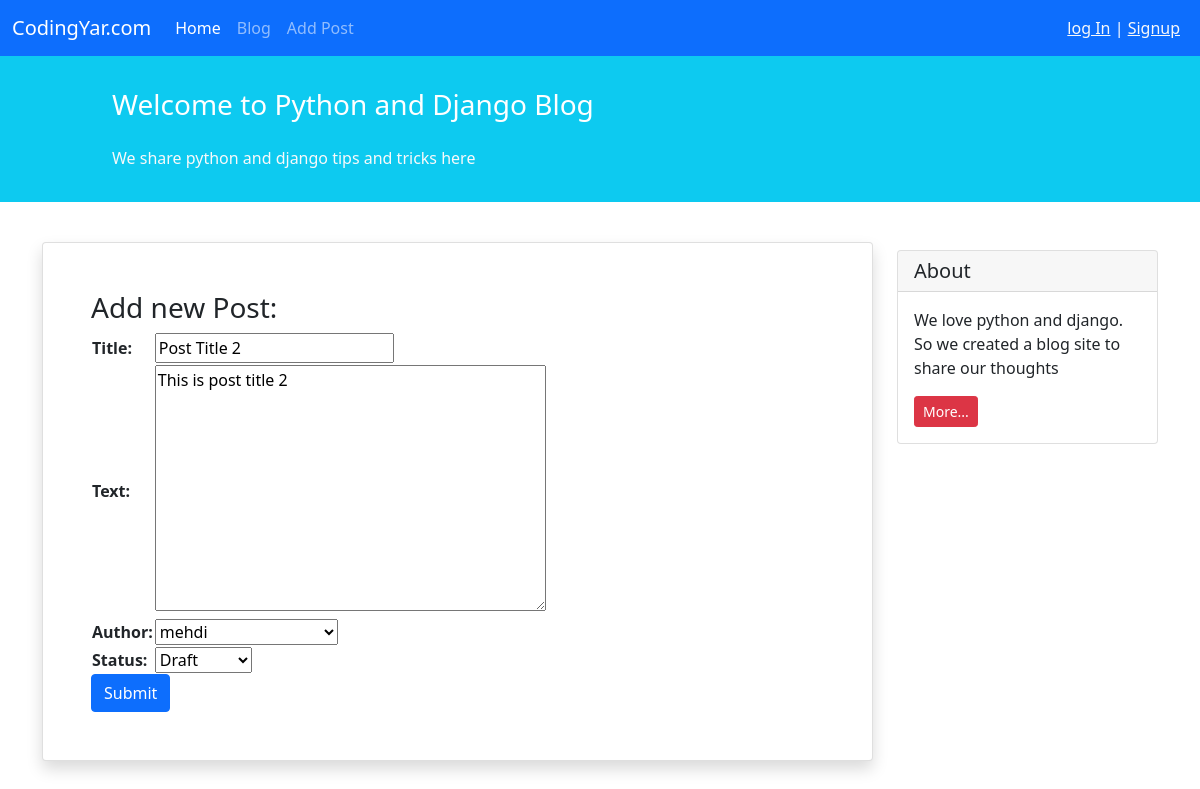
/blog/2/update/, run on the app's committed database.
### blog/models.py (models this page shows, shortened)
class Post(models.Model):
    STATUS_CHOICES=(('PUB','Published'),('D','Draft'))
    title=models.CharField(max_length=100)
    text=models.TextField()
    author=models.ForeignKey('auth.User',on_delete=models.CASCADE)
    date_created=models.DateTimeField(auto_now_add=True)
    date_modified=models.DateTimeField(auto_now=True)
    status=models.CharField(choices=STATUS_CHOICES,max_length=3)

### blog/views.py (the view)
# urls.py: path('<int:pk>/update/', views.PostUpdateView.as_view(), name='post_update'),
class PostUpdateView(generic.UpdateView):
    template_name='blog/add_post.html'
    form_class=PostForm
    context_object_name= 'form'
    model=Post

### blog/forms.py
class PostForm (forms.ModelForm):
    class Meta:
        model = Post
        fields = ['title','text','author','status']

### blog/templates/blog/add_post.html (shortened to what this page needs)
{% extends '_base.html' %}
{% block content %}
    <div class="container mt-4">
        <div class="row">
            <div class="col-9">
                <div class="card shadow my-3 p-5">
                    <h3>Add new Post:</h3>
                    <form method="POST">
                        <table>
                            {{ form.as_table }}
                        </table>
                        <button type="submit" class="btn btn-primary">Submit</button>
                    </form>
                </div>
            </div>
            <div class="col-3">
                <div class="card my-4">
                    <h5 class="card-header">About</h5>
                    <div class="card-body">
                        <p class="card-text">We love python and django. So we created a blog site to share our
                            thoughts</p>
                        <a href="#"
                           class="btn btn-sm btn-danger">
                            More...
                        </a>
                    </div>
                </div>
            </div>
        </div>
    </div>
{% endblock content %}

### data on the page
Post: title "Post Title 2", text "This is post title 2", author "mehdi", status "Draft"
